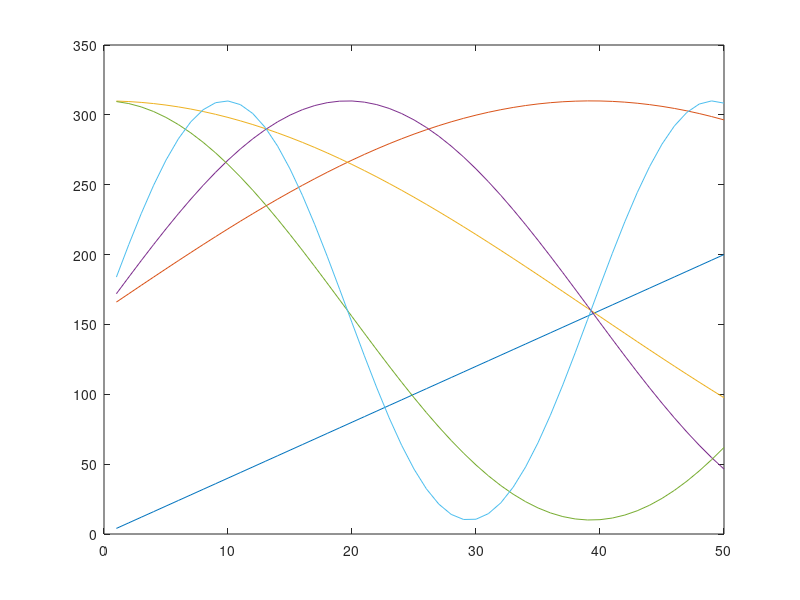
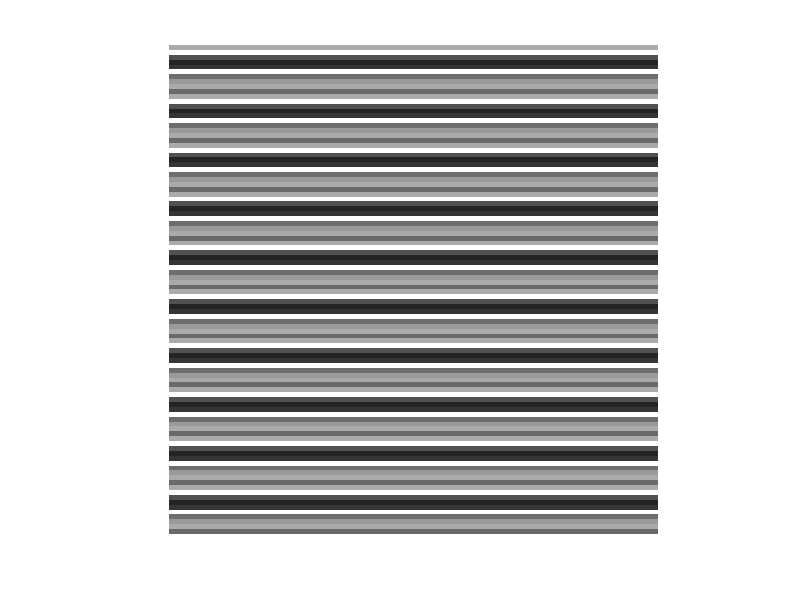

These figures' MATLAB source, in order: (Note: this script raises an error after producing the figures.)
%% this program create user-defined hyperspectrum data 
%  to verify the vadibility of the program for endmember extraction
clear all
%% create endmember spectrum data
%  we create 10 endmembers which cover 50 bands interval
endmember_num = 6;
band_num = 50;
endmember_data = zeros (endmember_num, band_num); %% endmember hyperspectrum data

band_data = 1:band_num;

endmember_data(1,:) = 4 * band_data;
endmember_data(2,:) = 150 * sin(band_data / band_num * 2) + 160;
endmember_data(3,:) = 150 * cos(band_data / band_num * 2) + 160;
endmember_data(4,:) = 150 * sin(band_data / band_num * 4) + 160;
endmember_data(5,:) = 150 * cos(band_data / band_num * 4) + 160;
endmember_data(6,:) = 150 * sin(band_data / band_num * 8) + 160;
figure(1)
plot (endmember_data');

%% create hyperspectrum data
data_num = 10000;
noise_level = 0;
hyper_data = ones (data_num, band_num);
abundance_fraction = zeros (data_num, endmember_num);

% for i = 1:10000
%     abundance_fraction(i,1:endmember_num-1) = rand(1,endmember_num-1);
%     abundance_fraction(i,endmember_num) = 1-sum(abundance_fraction(i,1:endmember_num-1));
% end
abundance_sub = zeros (10,endmember_num);
abundance_sub(1,:) = [1,   0,   0,   0,   0,   0];
abundance_sub(2,:) = [0,   1,   0,   0,   0,   0];
abundance_sub(3,:) = [0,   0,   1,   0,   0,   0];
abundance_sub(4,:) = [0,   0,   0,   1,   0,   0];
abundance_sub(5,:) = [0,   0,   0,   0,   1,   0];
abundance_sub(6,:) = [0,   0,   0,   0,   0,   1];
abundance_sub(7,:) = [0.1, 0.1, 0.15, 0.1, 0.45, 0.1];
abundance_sub(8,:) = [0.6, 0.1, 0.1, 0.1, 0.05 0.05];
abundance_sub(9,:) = [0.1, 0.5, 0.2, 0.2, 0, 0];
abundance_sub(10,:) = [0.1, 0.1, 0.1, 0.2, 0.4, 0.1];
abundance_fraction = repmat (abundance_sub, data_num/10, 1);
hyper_data = abundance_fraction * endmember_data;
hyper_data = hyper_data + noise_level*rand (data_num, band_num);
hyper_data_image = zeros(band_num, 100, 100);

for i = 1:band_num
    hyper_data_image(i,:,:) = reshape (hyper_data(:,i), 100, 100);
end

imshow_data = hyper_data_image(50,:,:);
imshow_data = reshape (imshow_data, 100, 100);
figure (2)
imshow (imshow_data/300);

%% endmember extraction
endmember_index = zeros (1,endmember_num);
[endmember_index, V] = n_findr (hyper_data, endmember_num);

%% plot the sprectrum of endmember
figure(3)
plot (hyper_data(endmember_index,:)')

%% calculate abundance
abundance_solution = zeros (endmember_num,1);
hyper_data_to_solve = hyper_data(1,:);
% abundance_solution = linear_least_square(hyper_data(endmember_index,:)', hyper_data_to_solve');
Y = hyper_data_to_solve;
% C = hyper_data(endmember_index,:);
C = endmember_data(1:6,:);
% X_INIT = abundance_solution';
% X_INIT = [0, 0, 0, 0, 0, 0];
X_INIT = rand(1,6);
X_INIT = X_INIT/sum(X_INIT)
X_INIT = [0 0 0 0 0 0];
RATE = 1e-3 ;
TOLERANT = 1e-6;
TOLERANT1 = 1;
%% plot error figure
% [x1,x2] = meshgrid (0:0.01:1,0:0.01:1);
% [x1_size, x2_size] = size(x1);
% e = zeros (x1_size, x2_size);
% for i = 1:x1_size
%     for j = 1:x2_size
%         f_error = Y' - C' * [x1(i,j); x2(i,j)];
%         e(i,j) = sum (f_error.^2);
%     end
% end
% contour(x1, x2, e,80); 


[abundance_solution1, final_error] = linear_least_square_gradient (Y', C', X_INIT', RATE, TOLERANT, TOLERANT1)
% abundance_solution = lsqnonneg(endmember_data', hyper_data(1,:)');